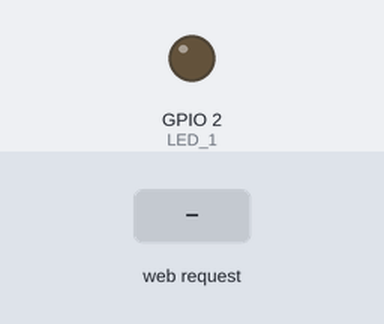
The sketch below on a simulated ESP32. Parts: output pins drawn as LEDs (lit = HIGH). Inputs (shaded band) come from the test bench. WiFi joins after 1.5 s; servers stay silent unless stated; what the sketch prints to the serial monitor is not drawn.

Above: at 3.2 s.
3.3 s: HTTP request GET /led1/on received
At 3.7 s:
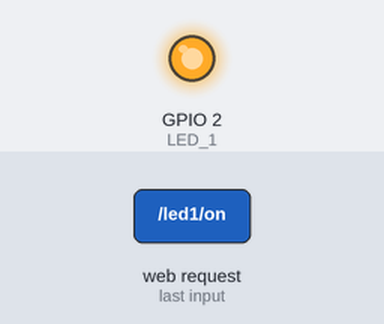
4.8 s: HTTP request GET /led1/off received
At 6.0 s:
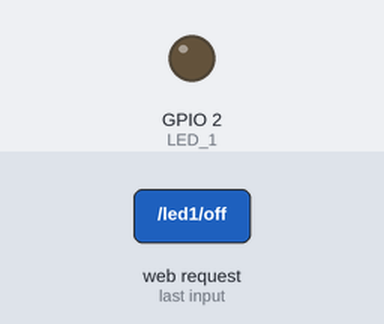
6.3 s: HTTP request GET /led2/on received
At 7.2 s:
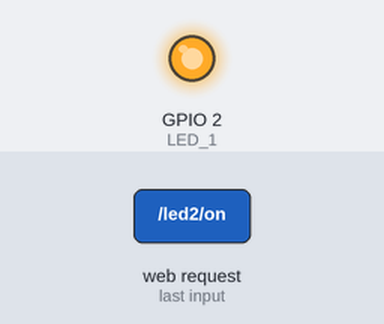
Timing chart, 0 to 9.3 s (numbered marks = the images above; inputs shaded):
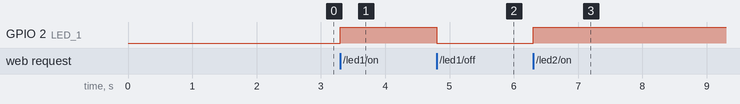

The sketch:

home_automation.ino
```cpp
#include <WiFi.h>
#include <WebServer.h>

const char* ssid = "your-SSID";       // Replace with your WiFi SSID
const char* password = "your-PASSWORD"; // Replace with your WiFi password

WebServer server(80);

bool led1State = false;
bool led2State = false;

void setup() {
    Serial.begin(115200);
    pinMode(LED_BUILTIN, OUTPUT); // LED 1 (built-in LED)
    pinMode(2, OUTPUT);           // LED 2 (GPIO 2)

    // Connect to WiFi
    WiFi.begin(ssid, password);
    while (WiFi.status() != WL_CONNECTED) {
        delay(1000);
        Serial.println("Connecting to WiFi...");
    }
    Serial.println("Connected to WiFi");
    Serial.println(WiFi.localIP());

    // Serve the webpage
    server.on("/", HTTP_GET, []() {
        String html = R"=====(
<!DOCTYPE html>
<html lang="en">
<head>
    <meta charset="UTF-8">
    <meta name="viewport" content="width=device-width, initial-scale=1.0">
    <title>Home Automation Control</title>
    <style>
        body {
            font-family: Arial, sans-serif;
            background-color: #f4f4f4;
            display: flex;
            justify-content: center;
            align-items: center;
            height: 100vh;
            margin: 0;
        }
        .container {
            background-color: #fff;
            padding: 20px;
            border-radius: 10px;
            box-shadow: 0 0 10px rgba(0, 0, 0, 0.1);
            text-align: center;
        }
        h1 {
            margin-bottom: 20px;
        }
        .controls {
            margin-bottom: 20px;
        }
        button {
            padding: 10px 20px;
            margin: 5px;
            border: none;
            border-radius: 5px;
            background-color: #007bff;
            color: white;
            cursor: pointer;
            font-size: 16px;
        }
        button:hover {
            background-color: #0056b3;
        }
        .status {
            margin-top: 20px;
        }
        #led1-status, #led2-status {
            font-weight: bold;
        }
    </style>
</head>
<body>
    <div class="container">
        <h1>Home Automation Control</h1>
        <div class="controls">
            <button id="led1-on">Turn LED 1 ON</button>
            <button id="led1-off">Turn LED 1 OFF</button>
            <button id="led2-on">Turn LED 2 ON</button>
            <button id="led2-off">Turn LED 2 OFF</button>
        </div>
        <div class="status">
            <h2>Status:</h2>
            <p id="led1-status">LED 1: OFF</p>
            <p id="led2-status">LED 2: OFF</p>
        </div>
    </div>
    <script>
        document.getElementById('led1-on').addEventListener('click', function() {
            sendRequest('/led1/on');
            document.getElementById('led1-status').innerText = 'LED 1: ON';
        });

        document.getElementById('led1-off').addEventListener('click', function() {
            sendRequest('/led1/off');
            document.getElementById('led1-status').innerText = 'LED 1: OFF';
        });

        document.getElementById('led2-on').addEventListener('click', function() {
            sendRequest('/led2/on');
            document.getElementById('led2-status').innerText = 'LED 2: ON';
        });

        document.getElementById('led2-off').addEventListener('click', function() {
            sendRequest('/led2/off');
            document.getElementById('led2-status').innerText = 'LED 2: OFF';
        });

        function sendRequest(endpoint) {
            fetch(endpoint)
                .then(response => response.text())
                .then(data => console.log(data))
                .catch(error => console.error('Error:', error));
        }
    </script>
</body>
</html>
)=====";
        server.send(200, "text/html", html);
    });

    // Handle LED control requests
    server.on("/led1/on", HTTP_GET, []() {
        digitalWrite(LED_BUILTIN, HIGH);
        led1State = true;
        server.send(200, "text/plain", "LED 1 ON");
    });

    server.on("/led1/off", HTTP_GET, []() {
        digitalWrite(LED_BUILTIN, LOW);
        led1State = false;
        server.send(200, "text/plain", "LED 1 OFF");
    });

    server.on("/led2/on", HTTP_GET, []() {
        digitalWrite(2, HIGH);
        led2State = true;
        server.send(200, "text/plain", "LED 2 ON");
    });

    server.on("/led2/off", HTTP_GET, []() {
        digitalWrite(2, LOW);
        led2State = false;
        server.send(200, "text/plain", "LED 2 OFF");
    });

    // Start the server
    server.begin();
    Serial.println("HTTP server started");
}

void loop() {
    server.handleClient(); // Handle client requests
}
```

Measured:
- after the input at 3.3 s, GPIO 2 (LED_1): LOW → HIGH at once
- after the input at 4.8 s, GPIO 2 (LED_1): HIGH → LOW at once
- after the input at 6.3 s, GPIO 2 (LED_1): LOW → HIGH at once
